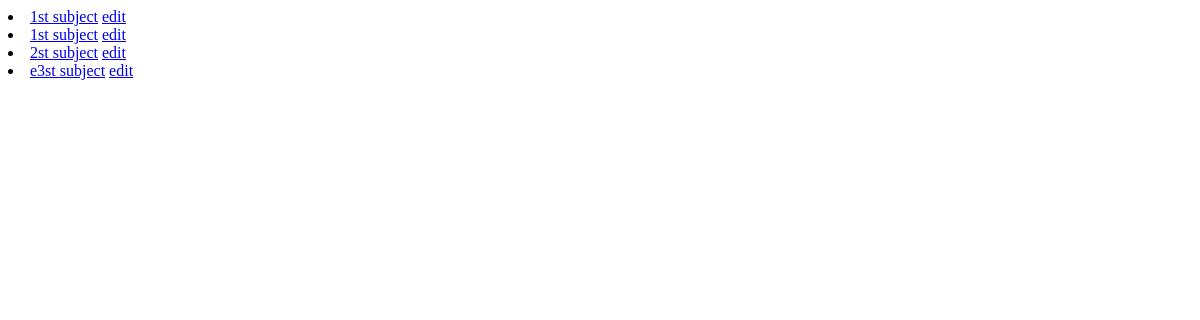
/polls/emails/, run on an earlier commit of the app's database.
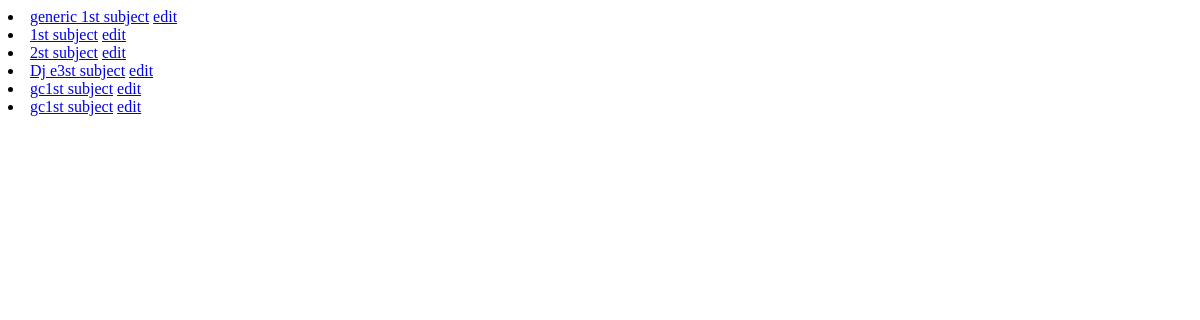
And on a later commit of the database.
### polls/models.py (models this page shows)
class Email(models.Model):
    from_email = models.EmailField(help_text="From Email")
    to_email = models.EmailField(help_text="To Email")
    subject = models.CharField(max_length=500)
    body = models.TextField(null=True, blank=True)
    def __str__(self):
        return self.subject

### polls/views.py (the view)
# urls.py: path("emails/", views.emails, name="all-emails"), # email listing page
def emails(request):
    emails = Email.objects.all()
    return render(request, template_name="email/emails.html", context={"emails": emails})

### polls/templates/email/emails.html
{% if emails %}
    {% for email in emails %}
        <li>
            <a href="{% url 'polls:detail-email' email.pk %}">{{ email }}</a>
            <a href="{% url 'polls:edit-email' email.pk %}">edit</a>
        </li>
    {% endfor %}
{% else %}
    <h5>No Emails Exists </h5>
{% endif %}

What changed in the data, as far as the page shows it:
changed Email: subject "1st subject" → "generic 1st subject"
changed Email: subject "e3st subject" → "Dj e3st subject"
added Email: subject "gc1st subject"
added Email: subject "gc1st subject"
